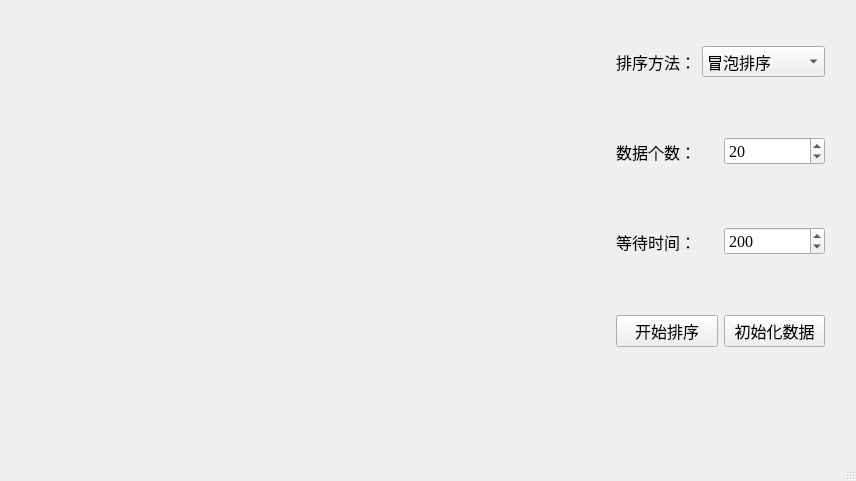
<?xml version="1.0" encoding="UTF-8"?>
<ui version="4.0">
 <class>VisualizeSortClass</class>
 <widget class="QMainWindow" name="VisualizeSortClass">
  <property name="geometry">
   <rect>
    <x>0</x>
    <y>0</y>
    <width>856</width>
    <height>481</height>
   </rect>
  </property>
  <property name="minimumSize">
   <size>
    <width>300</width>
    <height>0</height>
   </size>
  </property>
  <property name="windowTitle">
   <string>Visualize Sort</string>
  </property>
  <property name="windowIcon">
   <iconset resource="Visualize_Sort.qrc">
    <normaloff>:/VisualizeSort/Visualize Sort Window Icon.ico</normaloff>:/VisualizeSort/Visualize Sort Window Icon.ico</iconset>
  </property>
  <widget class="QWidget" name="centralWidget">
   <layout class="QHBoxLayout" name="horizontalLayout">
    <item>
     <widget class="QWidget" name="canvasPanel" native="true">
      <property name="styleSheet">
       <string notr="true"/>
      </property>
     </widget>
    </item>
    <item>
     <widget class="QWidget" name="controlPanel" native="true">
      <property name="minimumSize">
       <size>
        <width>250</width>
        <height>370</height>
       </size>
      </property>
      <property name="maximumSize">
       <size>
        <width>250</width>
        <height>16777215</height>
       </size>
      </property>
      <widget class="QWidget" name="horizontalLayoutWidget">
       <property name="geometry">
        <rect>
         <x>10</x>
         <y>10</y>
         <width>231</width>
         <height>81</height>
        </rect>
       </property>
       <layout class="QHBoxLayout" name="meansSelect">
        <item>
         <widget class="QLabel" name="meansLabel">
          <property name="font">
           <font>
            <family>宋体</family>
            <pointsize>12</pointsize>
           </font>
          </property>
          <property name="text">
           <string>排序方法：</string>
          </property>
         </widget>
        </item>
        <item>
         <widget class="QComboBox" name="meansCombo">
          <property name="font">
           <font>
            <family>宋体</family>
            <pointsize>12</pointsize>
           </font>
          </property>
          <item>
           <property name="text">
            <string>冒泡排序</string>
           </property>
          </item>
          <item>
           <property name="text">
            <string>优化的冒泡排序</string>
           </property>
          </item>
          <item>
           <property name="text">
            <string>鸡尾酒排序</string>
           </property>
          </item>
         </widget>
        </item>
       </layout>
      </widget>
      <widget class="QWidget" name="horizontalLayoutWidget_2">
       <property name="geometry">
        <rect>
         <x>10</x>
         <y>100</y>
         <width>231</width>
         <height>81</height>
        </rect>
       </property>
       <layout class="QHBoxLayout" name="number">
        <item>
         <widget class="QLabel" name="numberLabel">
          <property name="font">
           <font>
            <family>宋体</family>
            <pointsize>12</pointsize>
           </font>
          </property>
          <property name="text">
           <string>数据个数：</string>
          </property>
         </widget>
        </item>
        <item>
         <widget class="QSpinBox" name="numberSpin">
          <property name="font">
           <font>
            <family>Times New Roman</family>
            <pointsize>12</pointsize>
           </font>
          </property>
          <property name="minimum">
           <number>1</number>
          </property>
          <property name="value">
           <number>20</number>
          </property>
         </widget>
        </item>
       </layout>
      </widget>
      <widget class="QWidget" name="horizontalLayoutWidget_3">
       <property name="geometry">
        <rect>
         <x>10</x>
         <y>190</y>
         <width>231</width>
         <height>81</height>
        </rect>
       </property>
       <layout class="QHBoxLayout" name="sleepTime">
        <item>
         <widget class="QLabel" name="timeLabel">
          <property name="font">
           <font>
            <family>宋体</family>
            <pointsize>12</pointsize>
           </font>
          </property>
          <property name="text">
           <string>等待时间：</string>
          </property>
         </widget>
        </item>
        <item>
         <widget class="QSpinBox" name="timeSpin">
          <property name="font">
           <font>
            <family>Times New Roman</family>
            <pointsize>12</pointsize>
           </font>
          </property>
          <property name="maximum">
           <number>999999999</number>
          </property>
          <property name="value">
           <number>200</number>
          </property>
         </widget>
        </item>
       </layout>
      </widget>
      <widget class="QWidget" name="horizontalLayoutWidget_4">
       <property name="geometry">
        <rect>
         <x>10</x>
         <y>280</y>
         <width>231</width>
         <height>81</height>
        </rect>
       </property>
       <layout class="QHBoxLayout" name="controlButton">
        <item>
         <widget class="QPushButton" name="startButton">
          <property name="font">
           <font>
            <family>宋体</family>
            <pointsize>12</pointsize>
           </font>
          </property>
          <property name="text">
           <string>开始排序</string>
          </property>
         </widget>
        </item>
        <item>
         <widget class="QPushButton" name="initializeButton">
          <property name="font">
           <font>
            <family>宋体</family>
            <pointsize>12</pointsize>
           </font>
          </property>
          <property name="text">
           <string>初始化数据</string>
          </property>
         </widget>
        </item>
       </layout>
      </widget>
     </widget>
    </item>
   </layout>
  </widget>
  <widget class="QMenuBar" name="menuBar">
   <property name="geometry">
    <rect>
     <x>0</x>
     <y>0</y>
     <width>856</width>
     <height>22</height>
    </rect>
   </property>
  </widget>
  <widget class="QStatusBar" name="statusBar"/>
 </widget>
 <layoutdefault spacing="6" margin="11"/>
 <resources>
  <include location="Visualize_Sort.qrc"/>
 </resources>
 <connections/>
</ui>
